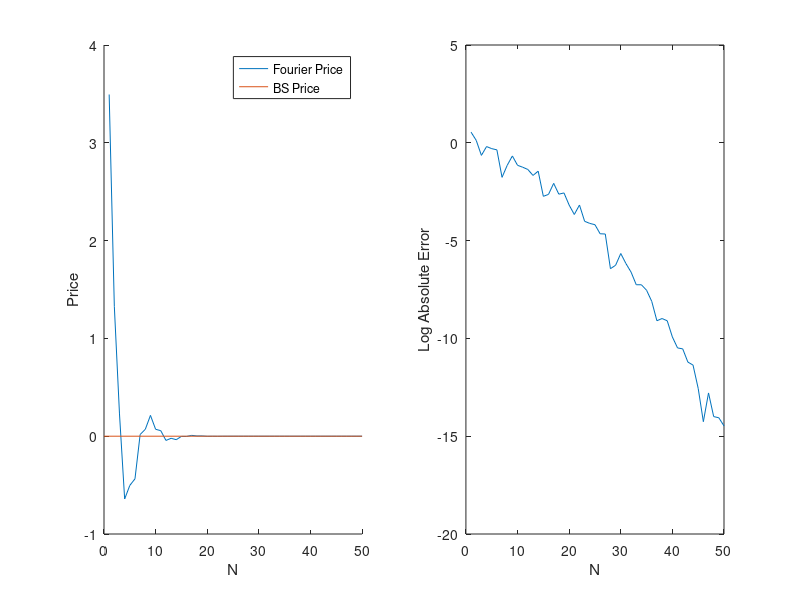
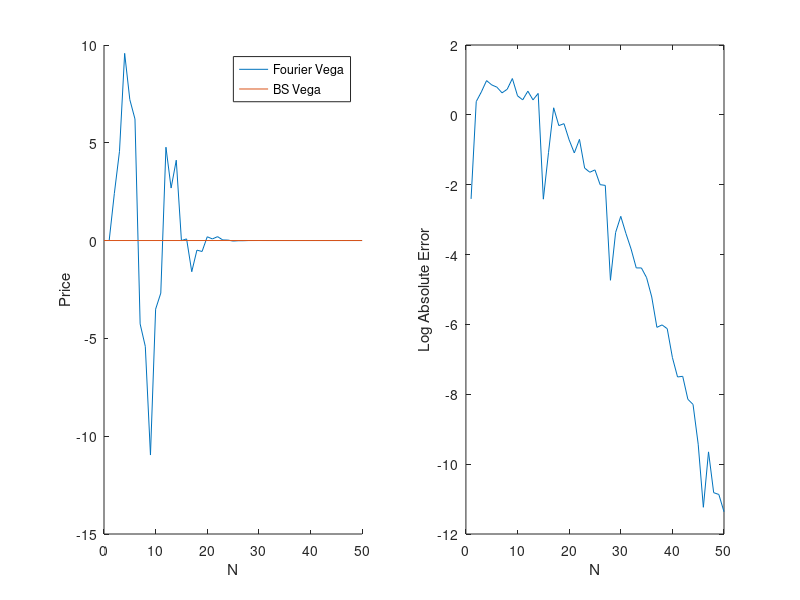

Recreate these plots in MATLAB, in order.
clear 
clc 

S0 = 7; 
sigma = 0.04; 
T = 2; 
K = 6; 
X = 10; 
r = 0.06; 

L = 10; 
c1 = r*T; 
c2 = (sigma^2)*T; 
c4 = 0; 
a = c1 - L*sqrt(c2 + sqrt(c4)); 
b = c1 + L*sqrt(c2 + sqrt(c4)); 
N = 50; 
n = 0:(N-1); 

% Characteristic Function of Log Stock Price Scaled
% Supports Vectorised Input
charST = @(u) exp(1i.*u.*( log(S0./K)+(r-0.5*sigma.^2).*T)...
    -(0.5*sigma.^2).*T.*u.^2); 

chi_n = @(c,d)(               cos(n.*pi.*((d-a)./(b-a))).*exp(d)...
                             -cos(n.*pi.*((c-a)./(b-a))).*exp(c)...
             +(n.*pi./(b-a)).*sin(n.*pi.*((d-a)./(b-a))).*exp(d)...
             -(n.*pi./(b-a)).*sin(n.*pi.*((c-a)./(b-a))).*exp(c))./...
    (1 + (n.*pi./(b-a)).^2)   ; 

nhelp = n(2:end); 
phi_n = @(c,d) [(d-c),((b-a)./(nhelp.*pi).*sin(nhelp.*pi.*((d-a)./(b-a)))...
                      -(b-a)./(nhelp.*pi).*sin(nhelp.*pi.*((c-a)./(b-a))))]; 


vn = X.*(2./(b-a)).*(phi_n(a,0)); 

u = ((n.*pi)./(b-a)); 
Vsum = real(charST(u).*exp(-1i.*u.*a) ).*vn;
Vsum(1) = Vsum(1).*0.5; 
V = exp(-r*T).*cumsum(Vsum); 

u = ((n.*pi)./(b-a)); 
Dsum = real( charST(u).*(-sigma.*T.*(1i.*u + u.^2) )...
        .*exp(-1i.*u.*a) ).*vn; 
Dsum(1) = Dsum(1).*0.5; 
D = exp(-r*T).*cumsum(Dsum); 



d2 = (log(S0./K) + (r - 0.5*sigma.^2)*T)./(sigma.*sqrt(T));
BS_price = X*exp(-r*T)*normcdf(-d2); 
BS_vega = X*exp(-r*T)*normpdf(-d2)*(sqrt(T) + d2/sigma); 
n = n +1; 
figure() 
subplot(1,2,1)
hold on 
plot(n,V)
plot([0 N], [BS_price BS_price])
legend('Fourier Price','BS Price')
ylabel('Price') 
xlabel('N') 
hold off 
subplot(1,2,2) 
plot(n,log10(abs(BS_price - V)))
ylabel('Log Absolute Error') 
xlabel('N')

figure() 
subplot(1,2,1)
hold on 
plot(n,D)
plot([0 N], [BS_vega BS_vega])
legend('Fourier Vega','BS Vega')
ylabel('Price') 
xlabel('N') 
hold off 
subplot(1,2,2) 
plot(n,log10(abs(BS_vega - D)))
ylabel('Log Absolute Error') 
xlabel('N')
